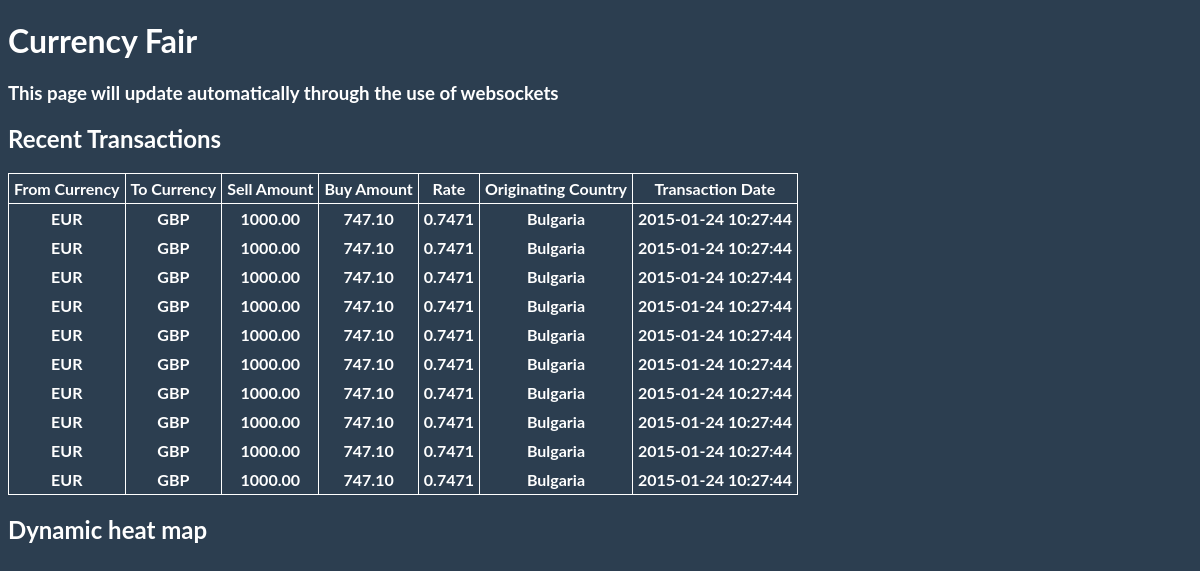
The page / on the database its author committed.
### tables this page shows
CREATE TABLE `messages` (
  `id` int(11) NOT NULL,
  `userId` int(11) NOT NULL,
  `currencyFrom` varchar(10) NOT NULL,
  `currencyTo` varchar(11) NOT NULL,
  `amountSell` decimal(10,2) NOT NULL,
  `amountBuy` decimal(10,2) NOT NULL,
  `rate` float(10,4) NOT NULL,
  `timePlaced` datetime NOT NULL,
  `originatingCountry` varchar(10) NOT NULL,
  `added` datetime NOT NULL
);

CREATE TABLE `countries` (
  `country` varchar(5) NOT NULL,
  `latitude` float(10,6) NOT NULL,
  `longitude` float(10,6) NOT NULL,
  `name` varchar(50) NOT NULL
);

### modules/db_module.php (called while the page is built, shortened)
<?php
class db_module
{
	public static function connect_db(){
		$dbc = new \PDO('mysql:host=localhost;dbname=currencyFair', 'root', '');
		return $dbc;
	}
}
?>

### controllers/messages_controller.php (called while the page is built, shortened)
<?php
class messages_controller
{
	private $model;
	public function __construct($model){
		$this->model = $model;
	}
	public function recent_messages($limit=10){
		return $this->model->get_recent_messages($limit);
	}
}

### models/messages_model.php (called while the page is built, shortened)
<?php
class messages_model
	implements messages_model_interface
{
	private $dbc;
	public function __construct(){
		$this->dbc = \dbModule\db_module::connect_db();
	}
	public function get_recent_messages($limit=10){
		$sql= "SELECT messages.*, countries.name FROM messages, countries WHERE messages.originatingCountry = countries.country ORDER BY timePlaced DESC, id DESC LIMIT :limit";
		$stmt = $this->dbc->prepare($sql);
		$stmt->bindParam(':limit', $limit, PDO::PARAM_INT);
		$stmt->execute();
		$results = $stmt->fetchAll(PDO::FETCH_ASSOC);
		return 	$results;
	}
}
?>

### index.php (the view, shortened to what this page needs)
<?php
spl_autoload_register(function ($class_name) {
	$class_name_array = explode('\\', $class_name);
	$class_name = array_pop($class_name_array);
});
$model = new \messagesModel\messages_model();
$controller = new messageController\messages_controller($model);
$recent_messages = $controller->recent_messages();
?>
<!DOCTYPE html>
<html>
  <head>
	<link rel="stylesheet" type="text/css" href="assets/css/styles.css">
  </head>
	<body>
		<h1>Currency Fair</h1>
		<h3>This page will update automatically through the use of websockets</h3>
		<h2>Recent Transactions</h2>
		<table id="recent_messages">
			<tr id="messages_table_header">
				<th>From Currency</th>
				<th>To Currency</th>
				<th>Sell Amount</th>
				<th>Buy Amount</th>
				<th>Rate</th>
				<th>Originating Country</th>
				<th>Transaction Date</th>
			</tr>
			<?php
			if(count($recent_messages)){
				foreach ($recent_messages as $message){
					$c_name = str_replace('"', "", $message['name']);
					echo "
						<tr>
							<td>{$message['currencyFrom']}</td>
							<td>{$message['currencyTo']}</td>
							<td>{$message['amountSell']}</td>
							<td>{$message['amountBuy']}</td>
							<td>{$message['rate']}</td>
							<td>{$c_name}</td>
							<td>{$message['timePlaced']}</td>
						</tr>
					";
				}
			}
			?>
		</table>
		<h2>Dynamic heat map</h2>
		<div id="map"></div>
	</body>
</html>

### assets/css/styles.css (style rules this page uses)
#map { width: 640px; height: 360px; }
td, th { padding: 5px; text-align: center; border-right: 1px solid white; }
th { border-bottom: 1px solid white; }
table { border-collapse: collapse; border-left: 1px solid white; border-bottom: 1px solid white; border-top: 1px solid white; }
body { background: #2C3E50; font-weight: 700; font-family: Lato,'Helvetica Neue',Helvetica,Arial,sans-serif; color: white; }

### rows shown on the page
messages: currencyFrom "EUR", currencyTo "GBP", amountSell "1000.00", amountBuy "747.10", rate "0.7471", countries.name "Bulgaria", timePlaced "2015-01-24 10:27:44"
messages: currencyFrom "EUR", currencyTo "GBP", amountSell "1000.00", amountBuy "747.10", rate "0.7471", countries.name "Bulgaria", timePlaced "2015-01-24 10:27:44"
messages: currencyFrom "EUR", currencyTo "GBP", amountSell "1000.00", amountBuy "747.10", rate "0.7471", countries.name "Bulgaria", timePlaced "2015-01-24 10:27:44"
messages: currencyFrom "EUR", currencyTo "GBP", amountSell "1000.00", amountBuy "747.10", rate "0.7471", countries.name "Bulgaria", timePlaced "2015-01-24 10:27:44"
messages: currencyFrom "EUR", currencyTo "GBP", amountSell "1000.00", amountBuy "747.10", rate "0.7471", countries.name "Bulgaria", timePlaced "2015-01-24 10:27:44"
messages: currencyFrom "EUR", currencyTo "GBP", amountSell "1000.00", amountBuy "747.10", rate "0.7471", countries.name "Bulgaria", timePlaced "2015-01-24 10:27:44"
messages: currencyFrom "EUR", currencyTo "GBP", amountSell "1000.00", amountBuy "747.10", rate "0.7471", countries.name "Bulgaria", timePlaced "2015-01-24 10:27:44"
messages: currencyFrom "EUR", currencyTo "GBP", amountSell "1000.00", amountBuy "747.10", rate "0.7471", countries.name "Bulgaria", timePlaced "2015-01-24 10:27:44"
messages: currencyFrom "EUR", currencyTo "GBP", amountSell "1000.00", amountBuy "747.10", rate "0.7471", countries.name "Bulgaria", timePlaced "2015-01-24 10:27:44"
messages: currencyFrom "EUR", currencyTo "GBP", amountSell "1000.00", amountBuy "747.10", rate "0.7471", countries.name "Bulgaria", timePlaced "2015-01-24 10:27:44"
